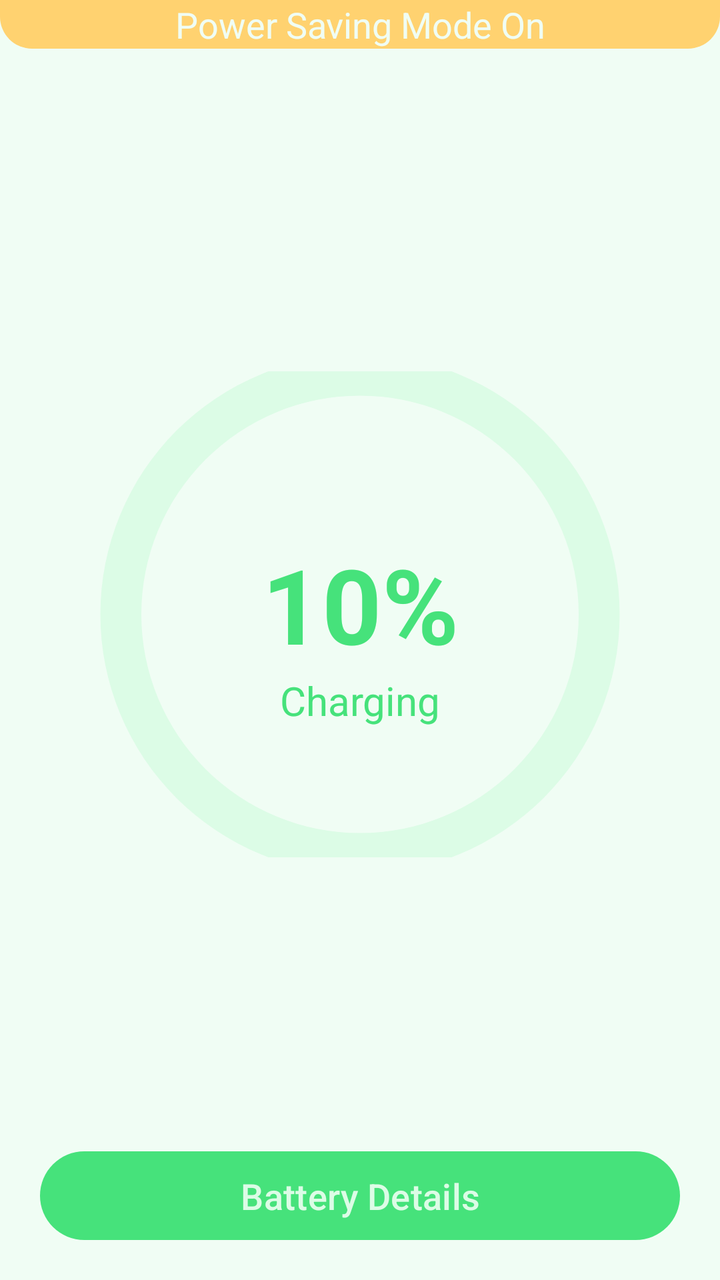
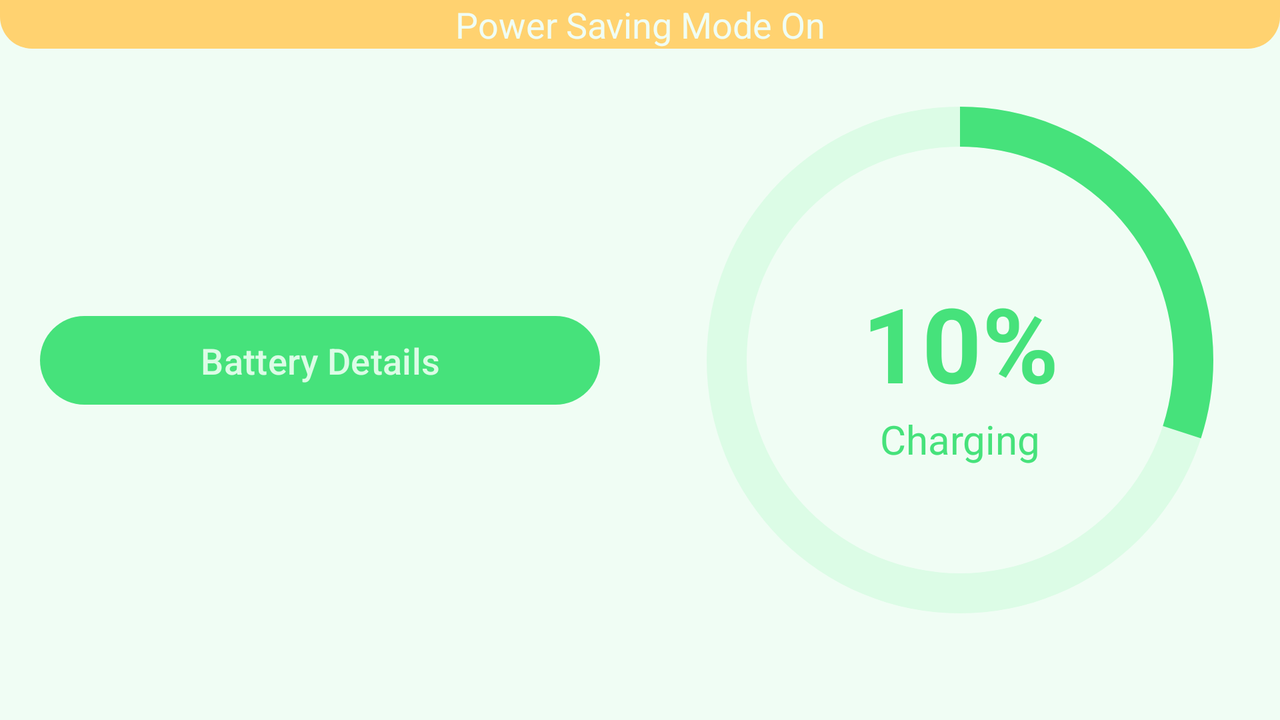

Compare how this app lays out the same screen by default and in its alternative resource folder. The renders come first, then the two layout files and the values they reference.
<!-- AndroidManifest.xml: application theme Theme.BatteryMonitor -->
<!-- res/layout/activity_main.xml -->
<?xml version="1.0" encoding="utf-8"?>
<androidx.constraintlayout.widget.ConstraintLayout xmlns:android="http://schemas.android.com/apk/res/android"
    xmlns:tools="http://schemas.android.com/tools"
    android:layout_width="match_parent"
    android:layout_height="match_parent"
    xmlns:app="http://schemas.android.com/apk/res-auto"
    tools:context=".ui.MainActivity"
    android:background="@color/on_primary">
    <androidx.appcompat.widget.AppCompatTextView
        android:id="@+id/textview_warning"
        style="@style/WarningTextView"
        app:layout_constraintTop_toTopOf="parent"
        app:layout_constraintStart_toStartOf="parent"
        app:layout_constraintEnd_toEndOf="parent"
        tools:visibility="visible"/>


    <ProgressBar
        android:id="@+id/progressbar_battery_level"
        style="@style/BatteryLevelProgressBar"
        app:layout_constraintStart_toStartOf="parent"
        app:layout_constraintEnd_toEndOf="parent"
        android:padding="@dimen/default_margin"
        app:layout_constraintTop_toTopOf="@id/_guideline_top"
        android:elevation="@dimen/cardview_default_elevation"
        app:layout_constraintBottom_toTopOf="@id/_guideline_bottom"/>
    <androidx.constraintlayout.widget.Guideline
        android:id="@+id/_guideline_top"
        android:layout_width="match_parent"
        android:layout_height="match_parent"
        app:layout_constraintGuide_percent="0.29"
        android:orientation="horizontal"/>
    <androidx.constraintlayout.widget.Guideline
        android:id="@+id/_guideline_bottom"
        android:layout_width="match_parent"
        android:layout_height="match_parent"
        android:orientation="horizontal"
        app:layout_constraintGuide_percent="0.67"/>

    <androidx.appcompat.widget.AppCompatTextView
        android:id="@+id/textview_battery_percent"
        style="@style/BigTextView"
        tools:text="10%"
        app:layout_constraintVertical_bias="0.47"
        app:layout_constraintTop_toBottomOf="@id/_guideline_top"
        app:layout_constraintStart_toStartOf="parent"
        app:layout_constraintEnd_toEndOf="parent"
        app:layout_constraintBottom_toTopOf="@id/_guideline_bottom"
        />

    <androidx.appcompat.widget.AppCompatTextView
        android:id="@+id/textview_charging_status"
        style="@style/DefaultTextView"
        android:layout_width="wrap_content"
        app:layout_constraintTop_toBottomOf="@id/textview_battery_percent"
        app:layout_constraintStart_toStartOf="@id/textview_battery_percent"
        app:layout_constraintEnd_toEndOf="@id/textview_battery_percent"
        tools:text="Charging"/>
    <com.airbnb.lottie.LottieAnimationView
        android:paddingTop="@dimen/default_margin"
        android:id="@+id/animation_view_charging"
        android:layout_width="0dp"
        android:layout_height="0dp"
        app:layout_constraintStart_toStartOf="parent"
        app:layout_constraintEnd_toEndOf="parent"
        app:layout_constraintTop_toBottomOf="@id/_guideline_bottom"
        app:layout_constraintBottom_toBottomOf="parent"
        app:lottie_rawRes="@raw/circle_charging_animation"
        android:visibility="invisible"
        app:lottie_autoPlay="true"
        app:lottie_loop="true"
        android:rotation="-90"/>
    <com.google.android.material.button.MaterialButton
        android:id="@+id/button_battery_details"
        style="@style/BatteryDetailsButton"
        app:layout_constraintStart_toStartOf="parent"
        app:layout_constraintEnd_toEndOf="parent"
        app:layout_constraintBottom_toBottomOf="parent"/>

</androidx.constraintlayout.widget.ConstraintLayout>
<!-- resources referenced by this layout -->
<resources>
  <color name="on_primary">#f0fdf4</color>
  <dimen name="default_margin">16dp</dimen>
  <style name="BatteryDetailsButton" parent="Widget.Material3.Button.IconButton.Filled.Tonal">
          <item name="android:layout_width">match_parent</item>
          <item name="android:layout_height">wrap_content</item>
          <item name="android:text">@string/activity_main_button_battery_details</item>
          <item name="android:textColor">@color/primary_variant</item>
          <item name="backgroundTint">@color/primary</item>
          <item name="android:textSize">@dimen/small_text_size</item>
          <item name="android:layout_margin">@dimen/default_margin</item>
      </style>
  <style name="BatteryLevelProgressBar" parent="Widget.AppCompat.ProgressBar">
          <item name="android:layout_width">0dp</item>
          <item name="android:layout_height">0dp</item>
          <item name="android:indeterminateOnly">false</item>
          <item name="android:max">100</item>
          <item name="android:min">0</item>
          <item name="android:progressDrawable">@drawable/progress_bar_battery_level_default</item>
      </style>
  <style name="BigTextView" parent="DefaultTextView">
          <item name="android:textSize">@dimen/big_text_size</item>
          <item name="android:textStyle">bold</item>
      </style>
  <style name="DefaultTextView" parent="Widget.AppCompat.TextView">
          <item name="android:layout_width">wrap_content</item>
          <item name="android:layout_height">wrap_content</item>
          <item name="android:textSize">@dimen/default_text_size</item>
          <item name="android:gravity">center</item>
          <item name="android:textColor">@color/primary</item>
      </style>
  <style name="WarningTextView" parent="DefaultTextView">
          <item name="android:layout_width">match_parent</item>
          <item name="android:textSize">@dimen/small_text_size</item>
          <item name="android:textColor">@color/on_primary</item>
          <item name="android:background">@drawable/rounded_bottom_background</item>
          <item name="android:text">@string/activity_main_power_save_enabled_warning</item>
          <item name="android:visibility">gone</item>
      </style>
  <string name="activity_main_button_battery_details">Battery Details</string>
  <color name="primary_variant">#dcfce6</color>
  <color name="primary">#46e27b</color>
  <dimen name="small_text_size">18sp</dimen>
  <dimen name="big_text_size">52sp</dimen>
  <dimen name="default_text_size">20sp</dimen>
  <!-- drawable rounded_bottom_background (drawable) -->
  <?xml version="1.0" encoding="utf-8"?>
  <shape xmlns:android="http://schemas.android.com/apk/res/android" android:shape="rectangle">
      <corners android:bottomLeftRadius="@dimen/default_radius" android:bottomRightRadius="@dimen/default_radius"/>
      <solid android:color="@color/goldenrod"/>
  </shape>
  <string name="activity_main_power_save_enabled_warning">Power Saving Mode On</string>
  <color name="black">#FF000000</color>
  <style name="ThemeOverlay.App.BottomSheetDialog" parent="ThemeOverlay.Material3.BottomSheetDialog">
          <item name="android:navigationBarColor" tools:ignore="NewApi">@android:color/transparent
          </item>
      </style>
  <dimen name="default_radius">16dp</dimen>
  <color name="goldenrod">#ffd270</color>
  <!-- some entries are left out for length -->
</resources>
<!-- res/layout-land/activity_main.xml (the repository's variant of the layout above) -->
<!-- drawn on the phone turned sideways -->
<?xml version="1.0" encoding="utf-8"?>
<androidx.constraintlayout.widget.ConstraintLayout xmlns:android="http://schemas.android.com/apk/res/android"
    xmlns:tools="http://schemas.android.com/tools"
    android:layout_width="match_parent"
    android:layout_height="match_parent"
    xmlns:app="http://schemas.android.com/apk/res-auto"
    tools:context=".ui.MainActivity"
    android:background="@color/on_primary">


    <ProgressBar
        android:id="@+id/progressbar_battery_level"
        android:layout_width="0dp"
        android:layout_height="0dp"
        android:indeterminateOnly="false"
        tools:progress="30"
        android:max="100"
        android:min="0"
        android:progressDrawable="@drawable/progress_bar_battery_level_default"
        app:layout_constraintStart_toEndOf="@id/_guideline_middle"
        app:layout_constraintTop_toTopOf="parent"
        app:layout_constraintBottom_toBottomOf="parent"
        app:layout_constraintEnd_toEndOf="parent"/>
    <androidx.constraintlayout.widget.Guideline
        android:id="@+id/_guideline_middle"
        android:layout_width="wrap_content"
        android:layout_height="match_parent"
        app:layout_constraintGuide_percent="0.50"
        android:orientation="vertical"/>


    <androidx.appcompat.widget.AppCompatTextView
        android:id="@+id/textview_battery_percent"
        style="@style/BigTextView"
        tools:text="10%"
        app:layout_constraintVertical_bias="0.47"
        app:layout_constraintTop_toTopOf="parent"
        app:layout_constraintStart_toEndOf="@id/_guideline_middle"
        app:layout_constraintEnd_toEndOf="parent"
        app:layout_constraintBottom_toBottomOf="parent"
        />

    <androidx.appcompat.widget.AppCompatTextView
        android:id="@+id/textview_charging_status"
        style="@style/DefaultTextView"
        android:layout_width="wrap_content"
        app:layout_constraintTop_toBottomOf="@id/textview_battery_percent"
        app:layout_constraintStart_toStartOf="@id/textview_battery_percent"
        app:layout_constraintEnd_toEndOf="@id/textview_battery_percent"
        tools:text="Charging"/>
    <com.google.android.material.button.MaterialButton
        android:id="@+id/button_battery_details"
        style="@style/BatteryDetailsButton"
        android:layout_width="0dp"
        app:layout_constraintTop_toTopOf="parent"
        app:layout_constraintBottom_toBottomOf="parent"
        app:layout_constraintStart_toStartOf="parent"
        app:layout_constraintEnd_toStartOf="@id/_guideline_middle"/>
    <androidx.appcompat.widget.AppCompatTextView
        android:id="@+id/textview_warning"
        style="@style/WarningTextView"
        tools:visibility="visible"
        app:layout_constraintTop_toTopOf="parent"
        app:layout_constraintStart_toStartOf="parent"
        app:layout_constraintEnd_toEndOf="parent"/>

</androidx.constraintlayout.widget.ConstraintLayout>
<!-- resources referenced by the variant -->
<!-- as the phone turned sideways resolves them -->
<resources>
  <color name="on_primary">#f0fdf4</color>
  <style name="BatteryDetailsButton" parent="Widget.Material3.Button.IconButton.Filled.Tonal">
          <item name="android:layout_width">match_parent</item>
          <item name="android:layout_height">wrap_content</item>
          <item name="android:text">@string/activity_main_button_battery_details</item>
          <item name="android:textColor">@color/primary_variant</item>
          <item name="backgroundTint">@color/primary</item>
          <item name="android:textSize">@dimen/small_text_size</item>
          <item name="android:layout_margin">@dimen/default_margin</item>
      </style>
  <style name="BigTextView" parent="DefaultTextView">
          <item name="android:textSize">@dimen/big_text_size</item>
          <item name="android:textStyle">bold</item>
      </style>
  <style name="DefaultTextView" parent="Widget.AppCompat.TextView">
          <item name="android:layout_width">wrap_content</item>
          <item name="android:layout_height">wrap_content</item>
          <item name="android:textSize">@dimen/default_text_size</item>
          <item name="android:gravity">center</item>
          <item name="android:textColor">@color/primary</item>
      </style>
  <style name="WarningTextView" parent="DefaultTextView">
          <item name="android:layout_width">match_parent</item>
          <item name="android:textSize">@dimen/small_text_size</item>
          <item name="android:textColor">@color/on_primary</item>
          <item name="android:background">@drawable/rounded_bottom_background</item>
          <item name="android:text">@string/activity_main_power_save_enabled_warning</item>
          <item name="android:visibility">gone</item>
      </style>
  <style name="Theme.BatteryMonitor" parent="Theme.Material3.Light.NoActionBar">
          
          <item name="colorPrimary">@color/primary</item>
          <item name="colorPrimaryVariant">@color/primary_variant</item>
          <item name="colorOnPrimary">@color/on_primary</item>
          
          <item name="colorSecondary">@color/primary</item>
          <item name="colorSecondaryVariant">@color/primary_variant</item>
          <item name="colorOnSecondary">@color/black</item>
          
          <item name="android:statusBarColor">@color/on_primary</item>
          <item name="android:windowLightStatusBar">true</item>
          
          <item name="bottomSheetDialogTheme">@style/ThemeOverlay.App.BottomSheetDialog</item>
      </style>
  <color name="primary_variant">#dcfce6</color>
  <color name="primary">#46e27b</color>
  <string name="activity_main_button_battery_details">Battery Details</string>
  <dimen name="small_text_size">18sp</dimen>
  <dimen name="default_margin">16dp</dimen>
  <dimen name="big_text_size">52sp</dimen>
  <dimen name="default_text_size">20sp</dimen>
  <!-- drawable rounded_bottom_background (drawable) -->
  <?xml version="1.0" encoding="utf-8"?>
  <shape xmlns:android="http://schemas.android.com/apk/res/android" android:shape="rectangle">
      <corners android:bottomLeftRadius="@dimen/default_radius" android:bottomRightRadius="@dimen/default_radius"/>
      <solid android:color="@color/goldenrod"/>
  </shape>
  <string name="activity_main_power_save_enabled_warning">Power Saving Mode On</string>
  <color name="black">#FF000000</color>
  <style name="ThemeOverlay.App.BottomSheetDialog" parent="ThemeOverlay.Material3.BottomSheetDialog">
          <item name="android:navigationBarColor" tools:ignore="NewApi">@android:color/transparent
          </item>
      </style>
  <dimen name="default_radius">16dp</dimen>
  <color name="goldenrod">#ffd270</color>
  <!-- some entries are left out for length -->
</resources>
